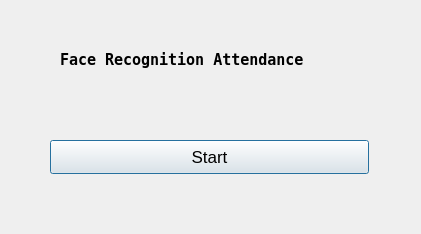
<?xml version="1.0" encoding="UTF-8"?>
<ui version="4.0">
 <class>Dialog</class>
 <widget class="QDialog" name="Dialog">
  <property name="geometry">
   <rect>
    <x>0</x>
    <y>0</y>
    <width>421</width>
    <height>234</height>
   </rect>
  </property>
  <property name="maximumSize">
   <size>
    <width>800</width>
    <height>680</height>
   </size>
  </property>
  <property name="windowTitle">
   <string>Face Recognition Time Attendance App</string>
  </property>
  <property name="windowIcon">
   <iconset>
    <normaloff>:/icon/icon.png</normaloff>:/icon/icon.png</iconset>
  </property>
  <widget class="QWidget" name="verticalLayoutWidget">
   <property name="geometry">
    <rect>
     <x>60</x>
     <y>20</y>
     <width>312</width>
     <height>80</height>
    </rect>
   </property>
   <layout class="QVBoxLayout" name="verticalLayout">
    <item>
     <layout class="QHBoxLayout" name="horizontalLayout">
      <item>
       <widget class="QLabel" name="filelabel">
        <property name="font">
         <font>
          <family>Terminal</family>
          <pointsize>11</pointsize>
          <weight>75</weight>
          <italic>false</italic>
          <bold>true</bold>
          <underline>false</underline>
          <strikeout>false</strikeout>
         </font>
        </property>
        <property name="text">
         <string>Face Recognition Attendance </string>
        </property>
       </widget>
      </item>
     </layout>
    </item>
   </layout>
  </widget>
  <widget class="QPushButton" name="runButton">
   <property name="geometry">
    <rect>
     <x>50</x>
     <y>140</y>
     <width>319</width>
     <height>34</height>
    </rect>
   </property>
   <property name="font">
    <font>
     <family>Arial</family>
     <pointsize>13</pointsize>
    </font>
   </property>
   <property name="text">
    <string>Start</string>
   </property>
  </widget>
 </widget>
 <resources>
  <include location="resource.qrc"/>
 </resources>
 <connections/>
</ui>
